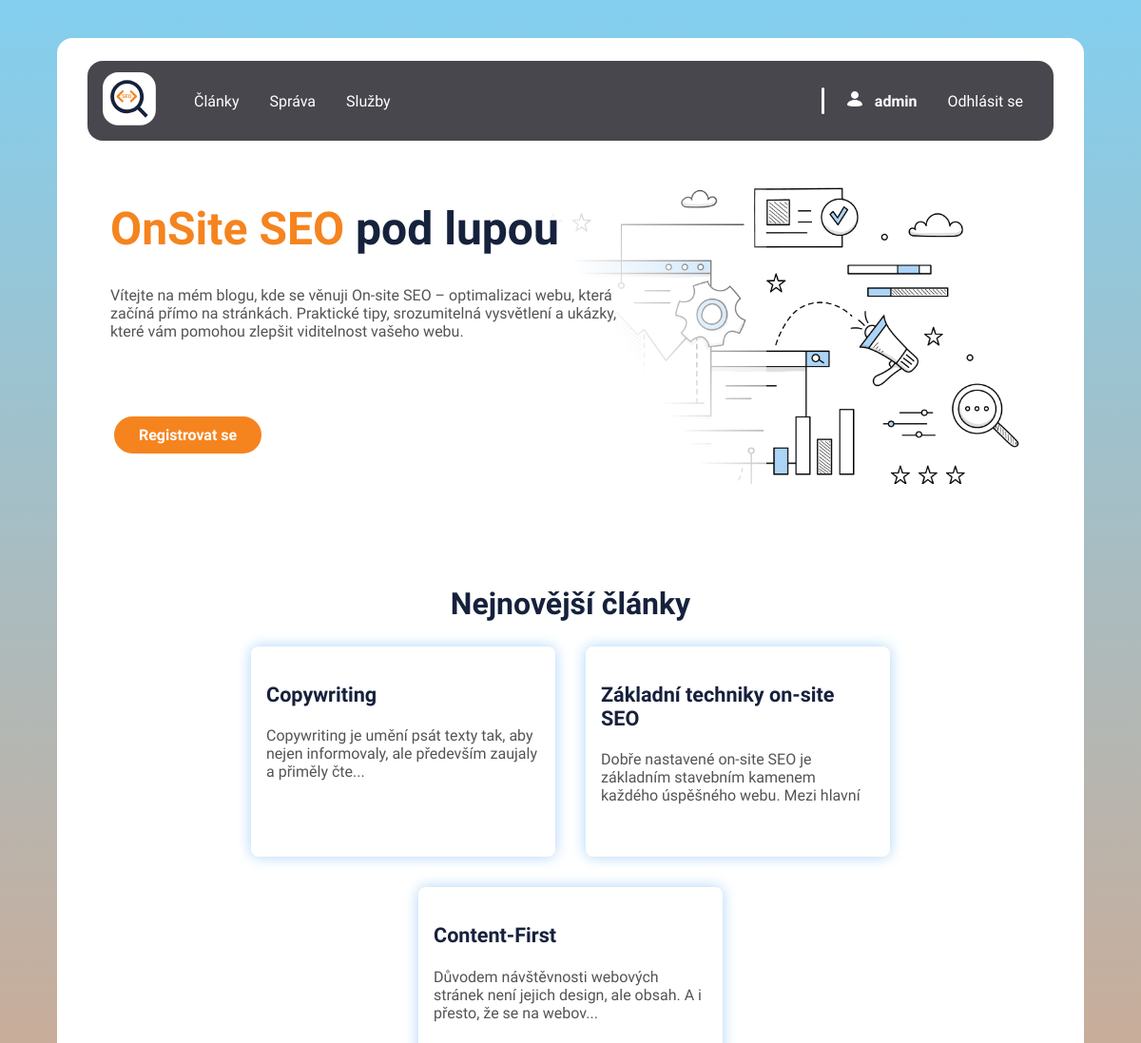
The app's page /app/views/blog/index.php (signed in, upper part), older data.
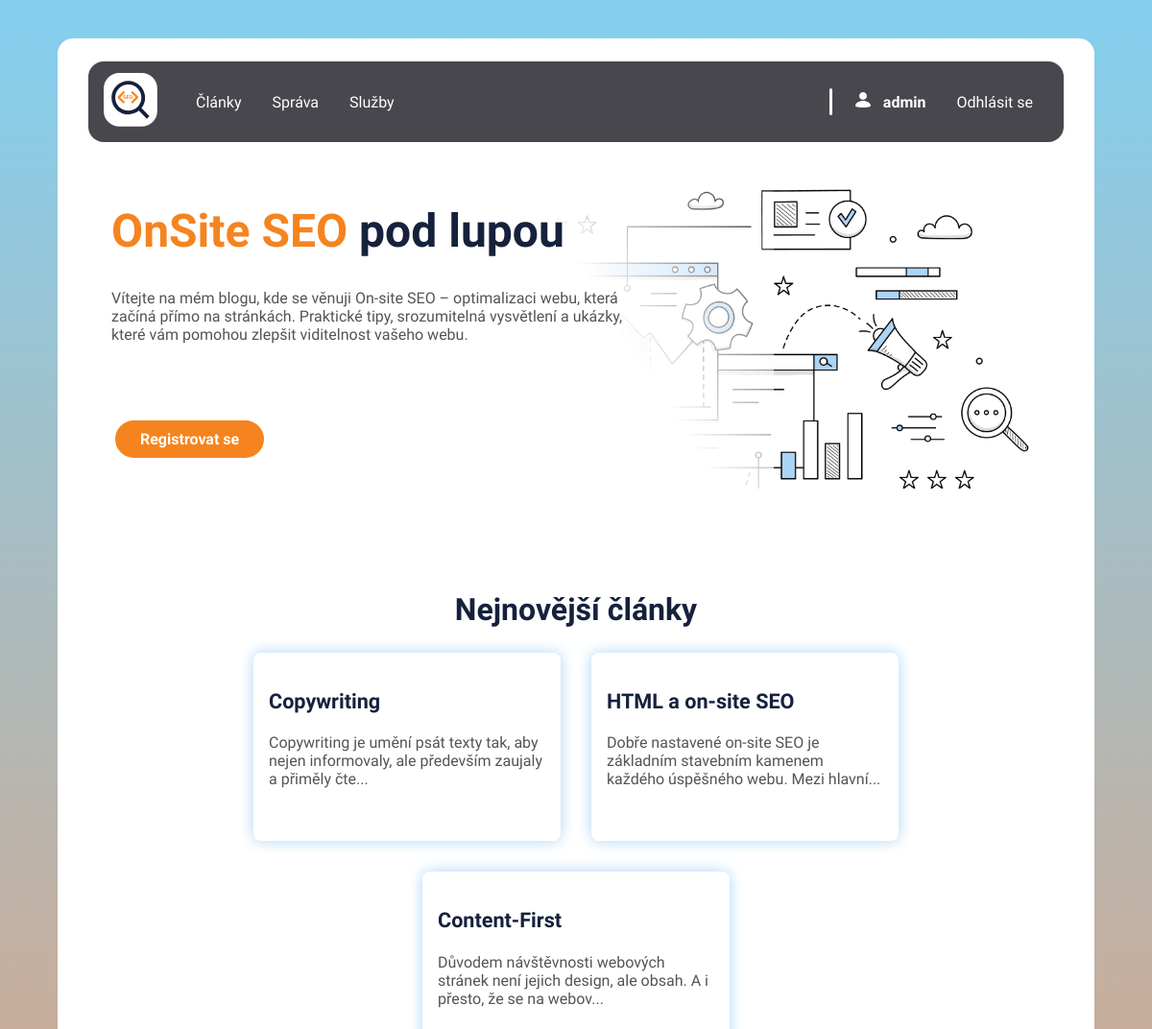
The same page, newer data.
### tables this page shows
CREATE TABLE `clanky` (
  `id` int(11) NOT NULL,
  `title` varchar(255) NOT NULL,
  `author` varchar(255) NOT NULL,
  `category` varchar(100) DEFAULT NULL,
  `text` mediumtext NOT NULL,
  `sources` text NOT NULL,
  `images` longtext DEFAULT NULL CHECK (json_valid(`images`)),
  `created_at` timestamp NOT NULL DEFAULT current_timestamp(),
  `updated_at` timestamp NOT NULL DEFAULT current_timestamp() ON UPDATE current_timestamp(),
  `user_id` int(11) NOT NULL
);

### app/models/Clanek.php (called while the page is built, shortened)
<?php
class Clanek {
    private $db;
    public function __construct($db) {
        $this->db = $db;
    }
    public function getAll(int $limit = null): array {
        $sql = "SELECT * FROM clanky ORDER BY created_at DESC";
        if ($limit !== null) {
            $sql .= " LIMIT " . (int)$limit;
        }
        $stmt = $this->db->prepare($sql);
        $stmt->execute();
        return $stmt->fetchAll(PDO::FETCH_ASSOC);
    }
}

### app/views/blog/index.php (the view, shortened to what this page needs)
<?php
require_once '../../models/Clanek.php';
$db = (new Database())->getConnection();
$clanekModel = new Clanek($db);
$clanky = $clanekModel->getAll(3);
?>
<!DOCTYPE html>
<html lang="cz">
<head>
    <link rel="stylesheet" href="../../../public/css/typography.css">
    <link rel="stylesheet" href="../../../public/css/layout.css">
    <link rel="stylesheet" href="../../../public/css/style.css">
</head>
<body>
    <div class="page">
        <header class="head__wrapper">
            <div class="menu">
                <div class="navbar">
                    <a href="./index.php" class="navbar__logo"><img class="img--responsiv" src="../../../public/img/logo.svg" alt="logo"></a>
                    <nav class="hamburger-nav hamburger-zone">
                        <menu>
                            <div class="menuLeft menuRight">
                                <li class="menu__item"><a href="./clanky.php">Články</a></li>
                                <li class="menu__item"><a href="../admin/clanek_create.php">Správa</a></li>
                                <li class="menu__item"><a href="./sluzby.php">Služby</a></li>
                            </div>
                            <?php if (isset($_SESSION['username'])): ?>
                                <div class="menuRight">
                                    <div class="line"></div>
                                    <li class="menu__item">
                                        <div class="userLoged">
                                            <div class="iconContainer"><img class="img--responsiv" src="../../../public/img/icon_user.svg" alt="ikona uzživatele"></div>
                                            <p class="userLoged__text"><strong><?= htmlspecialchars($_SESSION['username']) ?></strong></p>
                                        </div>
                                    </li>
                                    <li class="menu__item">
                                        <a class="nav-link" href="../../controllers/logout.php">Odhlásit se</a>
                                    </li>
                                </div>
                            <?php endif; ?>
                        </menu>
                    </nav>
                </div>
            </div>
            <div class="uvod">
                <div class="uvod__wrapper">
                    <div class="uvod__text">
                        <h1>OnSite SEO <span class="secondaryC">pod lupou</span></h1>
                        <p class="uvod__popis">Vítejte na mém blogu, kde se věnuji On-site SEO – optimalizaci webu, která začíná přímo na stránkách. Praktické tipy, srozumitelná vysvětlení a ukázky, které vám pomohou zlepšit viditelnost vašeho webu.</p>
                        <a href="../auth/register.php" class="btn ">Registrovat se</a>
                    </div>
                </div>
                <div class="uvod__img">
                    <img class="img--responsiv" src="../../../public/img/hp_bg1.webp" alt="Ilustrace na téma On site SEO">
                </div>
            </div>
        </header>
        <main class="page__wrapper">
            <section class="cards">
                <h2 class="title title2 cards__title text--center">Nejnovější články</h2>
                <div class="cards__wrapper">
                    <?php foreach ($clanky as $clanek): ?>
                            <a class="card" href="clanek_detail.php?id=<?= $clanek['id'] ?>">
                                <article class="card__wrapper">
                                    <h3 class="card__title"><?= htmlspecialchars($clanek['title']) ?></h3>
                                    <p class="card__text">
                                        <?= mb_strimwidth(strip_tags(html_entity_decode($clanek['text'])), 0, 100, '...') ?>
                                    </p>
                                </article>
                            </a>
                        <?php endforeach; ?>
                    </div>
            </section>
        </main>
    </div>
</body>
</html>

### public/css/typography.css (style rules this page uses)
:root { --text:#545454; --primalC: #f5841f; --secondaryC: #16213C; --gradientBg: linear-gradient(to right, #fd935a, #83cfef); --bg:#ffffff; --btnH: #acd4f7; --cardBg:#2A2A2A; --bg-footer:#47474D; --text-footer:#d7d7d7; }
html { font-family: 'Hanken Grotesk', sans-serif; font-weight: 400; font-size: 16px !important; color: var(--text); }
h1 { font-size: clamp(1.6rem, 4.5vw, 3rem); color: var(--primalC); }
h2 { font-size: clamp(1.4rem, 3vw, 2rem); }
h3, .log__title { font-size: clamp(1.1rem, 1.8vw, 1.7rem); }
h2, h3, h4, .log__title { color: var(--secondaryC); }
.text--center { text-align: center; }
.secondaryC { color: var(--secondaryC); }
a:not(.link) { text-decoration: none; }

### public/css/layout.css (style rules this page uses)
.page { margin: 2.5em auto; max-width: 90%; }
.page__wrapper, .head__wrapper { padding: 0.5em; }
.navbar { margin: 0.5em; margin-bottom: 0; }
.uvod, section { margin-bottom: 5em; }
.uvod { display: flex; flex-direction: row; gap: 0; max-width: 100%; position: relative; z-index: 2; overflow: hidden; }
.uvod__text { margin-top: 1em; margin-left: 1em; }
.uvod__wrapper { width: 80%; z-index: 4; background: linear-gradient(58deg,rgba(255, 255, 255, 1) 0%, rgba(255, 255, 255, 1) 70%, rgba(255, 255, 255, 0) 100%); }
.uvod__text .btn { margin-top: 2em; }
.uvod__img { position: absolute; width: 100%; left: 0; height: 100%; }
.uvod__img img { margin-top: 1.5em; }
.cards__wrapper { display: flex; flex-wrap: wrap; gap: 2em; justify-content: center; margin-bottom: 2em; }
@media (min-width: 538px) { .page__wrapper { padding: 0.5em 2em; } }
@media (min-width: 538px) { .head__wrapper { margin: 1em; margin-bottom: 0; margin-top: 0.5em; } }
@media (min-width: 538px) { .uvod__text .btn { margin-top: 3em; } }
@media (min-width: 538px) { .uvod__popis { margin-right: 2em; } }
@media (min-width: 961px) { .uvod { display: flex; flex-direction: row; gap: 0; position: relative; z-index: 2; overflow: hidden; } }
@media (min-width: 961px) { .uvod__wrapper { width: 70%; z-index: 4; background: linear-gradient(58deg,rgba(255, 255, 255, 1) 0%, rgba(255, 255, 255, 1) 70%, rgba(255, 255, 255, 0) 100%); } }
@media (min-width: 961px) { .uvod__popis { margin-right: 8em; } }
@media (min-width: 961px) { .uvod__text .btn { margin-top: 4em; margin-bottom: 2em; } }
@media (min-width: 961px) { .page__wrapper { padding: 0.5em 4em; } }
@media (min-width: 961px) { .uvod, section { margin-bottom: 4em; } }
@media (min-width: 961px) { .uvod__text { margin-top: 4em; margin-left: 2em; } }
@media (min-width: 961px) { .uvod__img { position: absolute; width: 100%; left: 0; height: 100%; } }

Row changes from the older to the newer data that the page shows:
changed clanky: title "Základní techniky on-site SEO" → "HTML a on-site SEO"; text "Dobře nastavené on-site SEO je základním stavebním kamenem každého úspěšného webu. Mezi hlavní…" → "Dobře nastavené on-site SEO je základním stavebním kamenem každého úspěšného webu. Mezi hlavní..."
